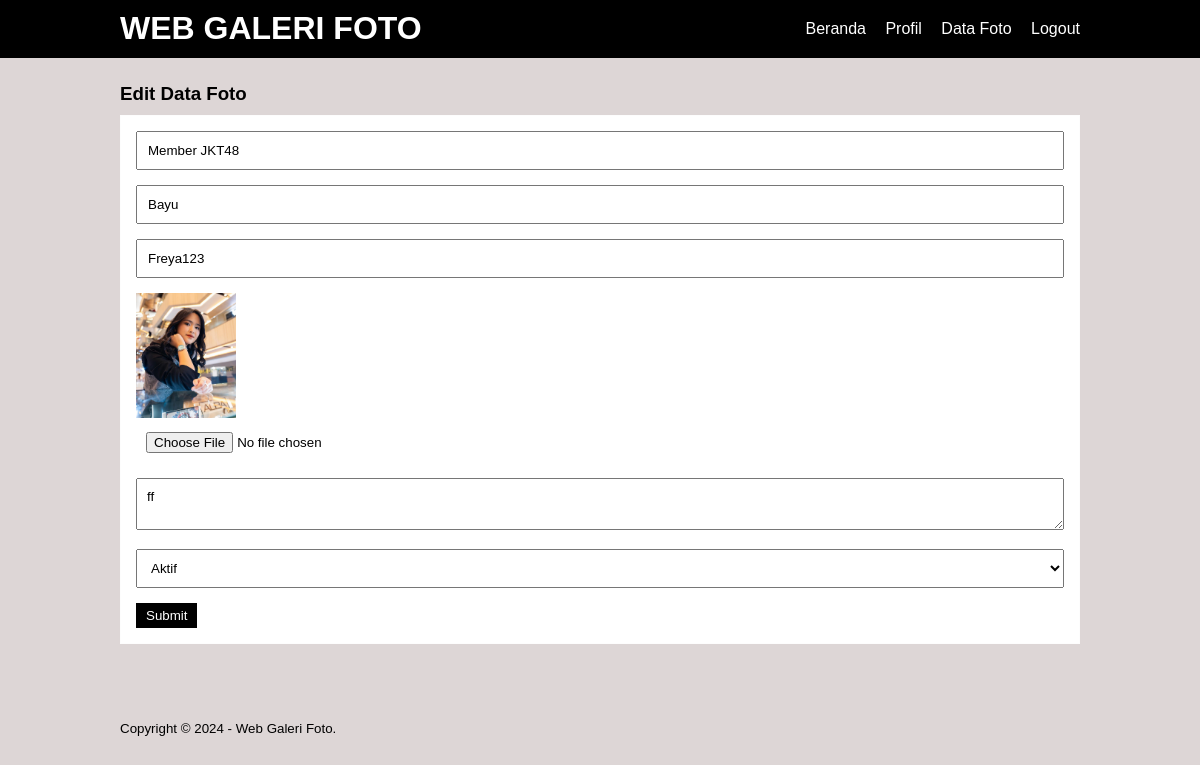
Screenshot of /edit-image.php?id=48 (signed in) with the database file from the repository.
### tables this page shows
CREATE TABLE `tb_image` (
  `image_id` int(11) NOT NULL,
  `category_id` int(11) NOT NULL,
  `category_name` varchar(100) NOT NULL,
  `admin_id` int(11) NOT NULL,
  `admin_name` varchar(100) NOT NULL,
  `image_name` varchar(100) NOT NULL,
  `image_description` text NOT NULL,
  `image` varchar(100) NOT NULL,
  `image_status` tinyint(1) NOT NULL,
  `date_created` timestamp NOT NULL DEFAULT current_timestamp() ON UPDATE current_timestamp()
);

### edit-image.php (the view, shortened to what this page needs)
<?php
	include 'db.php';
	$produk = mysqli_query($conn, "SELECT * FROM  tb_image WHERE image_id = '".$_GET['id']."'");
	$p = mysqli_fetch_object($produk);
?>
<!DOCTYPE html>
<head>
<link rel="stylesheet" type="text/css" href="css/style.css">
</head>
<body>
     <header>
        <div class="container">
        <h1><a href="dashboard.php">WEB GALERI FOTO</a></h1>
        <ul>
           <li><a href="dashboard.php">Beranda</a></li>
           <li><a href="profil.php">Profil</a></li>
           <li><a href="data-image.php">Data Foto</a></li>
           <li><a href="Keluar.php">Logout</a></li>
        </ul>
        </div>
    </header>
    <div class="section">
        <div class="container">
            <h3>Edit Data Foto</h3>
            <div class="box">
    <form action="" method="POST" enctype="multipart/form-data">
            <input type="text" name="kategori" class="input-control" placeholder="Kategori Foto" value="<?php echo $p->category_name ?>" readonly="readonly">
            <input type="text" name="namauser" class="input-control" placeholder="Nama User" value="<?php echo $p->admin_name ?>" readonly="readonly">
            <input type="text" name="nama" class="input-control" placeholder="Nama Foto" value="<?php echo $p->image_name ?>" required>
                   <img src="foto/<?php echo $p->image ?>" width="100px" />
                   <input type="file" name="gambar" class="input-control">
                   <textarea class="input-control" name="deskripsi" placeholder="Deskripsi"><?php echo $p->image_description ?></textarea><br />
                   <select class="input-control" name="status">
                       <option value="1" <?php echo ($p->image_status == 1)? 'selected':''; ?>>Aktif</option>
                   </select>
                   <input type="submit" name="submit" value="Submit" class="btn">
               </form>
        </div>
        </div>
    </div>
     <footer>
        <div class="container">
            <small>Copyright &copy; 2024 - Web Galeri Foto.</small>
        </div>
    </footer>
</body>
</html>

### css/style.css (style rules this page uses)
* { padding:0; margin:0; font-family:'Quicksand', sans-serif; }
body { background-color:#ddd6d6; }
a { color: inherit; text-decoration:none; }
.input-control { width:100%; padding:10px; margin-bottom:15px; box-sizing:border-box; }
.btn { padding:5px 10px; background-color: #000000; color: #ffffff; border:none; cursor: pointer; }
header { background-color: #000000; color: #ffffff; }
header h1 { float:left; padding:10px 0; }
header ul { float:right; }
header ul li { display:inline-block; }
header ul li a { padding:20px 0 20px 15px; display: inline-block; }
footer { padding:25px 0; }
.container { width: 80%; margin: 0 auto; }
.container:after { content:''; display: block; clear:both; }
.section { padding:25px 0; }
.box { background-color: #ffffff; border:1px solid #fdfdfd; padding:15px; box-sizing: border-box; margin:10px 0 25px 0; }
.box:after { content: ''; display: block; clear: both; }

### rows the page displays
tb_image: kategori "Member JKT48", namauser "Bayu", nama "Freya123", image (picture), deskripsi "ff", status "Aktif"
